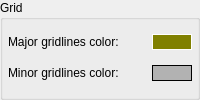
          <widget class="QGroupBox" name="groupBox" >
           <property name="title" >
            <string>Grid</string>
           </property>
           <layout class="QGridLayout" >
            <property name="margin" >
             <number>5</number>
            </property>
            <property name="spacing" >
             <number>6</number>
            </property>
            <item row="1" column="0" >
             <widget class="QLabel" name="label_2" >
              <property name="text" >
               <string>Minor gridlines color:</string>
              </property>
             </widget>
            </item>
            <item row="1" column="1" >
             <widget class="BSGui::BSColorChooser" name="minorGridLineColorLabel" >
              <property name="sizePolicy" >
               <sizepolicy>
                <hsizetype>0</hsizetype>
                <vsizetype>0</vsizetype>
                <horstretch>0</horstretch>
                <verstretch>0</verstretch>
               </sizepolicy>
              </property>
              <property name="minimumSize" >
               <size>
                <width>40</width>
                <height>16</height>
               </size>
              </property>
              <property name="maximumSize" >
               <size>
                <width>40</width>
                <height>16</height>
               </size>
              </property>
              <property name="palette" >
               <palette>
                <active>
                 <colorrole role="WindowText" >
                  <brush brushstyle="SolidPattern" >
                   <color alpha="255" >
                    <red>0</red>
                    <green>0</green>
                    <blue>0</blue>
                   </color>
                  </brush>
                 </colorrole>
                 <colorrole role="Button" >
                  <brush brushstyle="SolidPattern" >
                   <color alpha="255" >
                    <red>178</red>
                    <green>178</green>
                    <blue>178</blue>
                   </color>
                  </brush>
                 </colorrole>
                 <colorrole role="Light" >
                  <brush brushstyle="SolidPattern" >
                   <color alpha="255" >
                    <red>255</red>
                    <green>255</green>
                    <blue>255</blue>
                   </color>
                  </brush>
                 </colorrole>
                 <colorrole role="Midlight" >
                  <brush brushstyle="SolidPattern" >
                   <color alpha="255" >
                    <red>216</red>
                    <green>216</green>
                    <blue>216</blue>
                   </color>
                  </brush>
                 </colorrole>
                 <colorrole role="Dark" >
                  <brush brushstyle="SolidPattern" >
                   <color alpha="255" >
                    <red>89</red>
                    <green>89</green>
                    <blue>89</blue>
                   </color>
                  </brush>
                 </colorrole>
                 <colorrole role="Mid" >
                  <brush brushstyle="SolidPattern" >
                   <color alpha="255" >
                    <red>119</red>
                    <green>119</green>
                    <blue>119</blue>
                   </color>
                  </brush>
                 </colorrole>
                 <colorrole role="Text" >
                  <brush brushstyle="SolidPattern" >
                   <color alpha="255" >
                    <red>0</red>
                    <green>0</green>
                    <blue>0</blue>
                   </color>
                  </brush>
                 </colorrole>
                 <colorrole role="BrightText" >
                  <brush brushstyle="SolidPattern" >
                   <color alpha="255" >
                    <red>255</red>
                    <green>255</green>
                    <blue>255</blue>
                   </color>
                  </brush>
                 </colorrole>
                 <colorrole role="ButtonText" >
                  <brush brushstyle="SolidPattern" >
                   <color alpha="255" >
                    <red>0</red>
                    <green>0</green>
                    <blue>0</blue>
                   </color>
                  </brush>
                 </colorrole>
                 <colorrole role="Base" >
                  <brush brushstyle="SolidPattern" >
                   <color alpha="255" >
                    <red>255</red>
                    <green>255</green>
                    <blue>255</blue>
                   </color>
                  </brush>
                 </colorrole>
                 <colorrole role="Window" >
                  <brush brushstyle="SolidPattern" >
                   <color alpha="255" >
                    <red>178</red>
                    <green>178</green>
                    <blue>178</blue>
                   </color>
                  </brush>
                 </colorrole>
                 <colorrole role="Shadow" >
                  <brush brushstyle="SolidPattern" >
                   <color alpha="255" >
                    <red>0</red>
                    <green>0</green>
                    <blue>0</blue>
                   </color>
                  </brush>
                 </colorrole>
                 <colorrole role="AlternateBase" >
                  <brush brushstyle="SolidPattern" >
                   <color alpha="255" >
                    <red>216</red>
                    <green>216</green>
                    <blue>216</blue>
                   </color>
                  </brush>
                 </colorrole>
                </active>
                <inactive>
                 <colorrole role="WindowText" >
                  <brush brushstyle="SolidPattern" >
                   <color alpha="255" >
                    <red>0</red>
                    <green>0</green>
                    <blue>0</blue>
                   </color>
                  </brush>
                 </colorrole>
                 <colorrole role="Button" >
                  <brush brushstyle="SolidPattern" >
                   <color alpha="255" >
                    <red>178</red>
                    <green>178</green>
                    <blue>178</blue>
                   </color>
                  </brush>
                 </colorrole>
                 <colorrole role="Light" >
                  <brush brushstyle="SolidPattern" >
                   <color alpha="255" >
                    <red>255</red>
                    <green>255</green>
                    <blue>255</blue>
                   </color>
                  </brush>
                 </colorrole>
                 <colorrole role="Midlight" >
                  <brush brushstyle="SolidPattern" >
                   <color alpha="255" >
                    <red>216</red>
                    <green>216</green>
                    <blue>216</blue>
                   </color>
                  </brush>
                 </colorrole>
                 <colorrole role="Dark" >
                  <brush brushstyle="SolidPattern" >
                   <color alpha="255" >
                    <red>89</red>
                    <green>89</green>
                    <blue>89</blue>
                   </color>
                  </brush>
                 </colorrole>
                 <colorrole role="Mid" >
                  <brush brushstyle="SolidPattern" >
                   <color alpha="255" >
                    <red>119</red>
                    <green>119</green>
                    <blue>119</blue>
                   </color>
                  </brush>
                 </colorrole>
                 <colorrole role="Text" >
                  <brush brushstyle="SolidPattern" >
                   <color alpha="255" >
                    <red>0</red>
                    <green>0</green>
                    <blue>0</blue>
                   </color>
                  </brush>
                 </colorrole>
                 <colorrole role="BrightText" >
                  <brush brushstyle="SolidPattern" >
                   <color alpha="255" >
                    <red>255</red>
                    <green>255</green>
                    <blue>255</blue>
                   </color>
                  </brush>
                 </colorrole>
                 <colorrole role="ButtonText" >
                  <brush brushstyle="SolidPattern" >
                   <color alpha="255" >
                    <red>0</red>
                    <green>0</green>
                    <blue>0</blue>
                   </color>
                  </brush>
                 </colorrole>
                 <colorrole role="Base" >
                  <brush brushstyle="SolidPattern" >
                   <color alpha="255" >
                    <red>255</red>
                    <green>255</green>
                    <blue>255</blue>
                   </color>
                  </brush>
                 </colorrole>
                 <colorrole role="Window" >
                  <brush brushstyle="SolidPattern" >
                   <color alpha="255" >
                    <red>178</red>
                    <green>178</green>
                    <blue>178</blue>
                   </color>
                  </brush>
                 </colorrole>
                 <colorrole role="Shadow" >
                  <brush brushstyle="SolidPattern" >
                   <color alpha="255" >
                    <red>0</red>
                    <green>0</green>
                    <blue>0</blue>
                   </color>
                  </brush>
                 </colorrole>
                 <colorrole role="AlternateBase" >
                  <brush brushstyle="SolidPattern" >
                   <color alpha="255" >
                    <red>216</red>
                    <green>216</green>
                    <blue>216</blue>
                   </color>
                  </brush>
                 </colorrole>
                </inactive>
                <disabled>
                 <colorrole role="WindowText" >
                  <brush brushstyle="SolidPattern" >
                   <color alpha="255" >
                    <red>89</red>
                    <green>89</green>
                    <blue>89</blue>
                   </color>
                  </brush>
                 </colorrole>
                 <colorrole role="Button" >
                  <brush brushstyle="SolidPattern" >
                   <color alpha="255" >
                    <red>178</red>
                    <green>178</green>
                    <blue>178</blue>
                   </color>
                  </brush>
                 </colorrole>
                 <colorrole role="Light" >
                  <brush brushstyle="SolidPattern" >
                   <color alpha="255" >
                    <red>255</red>
                    <green>255</green>
                    <blue>255</blue>
                   </color>
                  </brush>
                 </colorrole>
                 <colorrole role="Midlight" >
                  <brush brushstyle="SolidPattern" >
                   <color alpha="255" >
                    <red>216</red>
                    <green>216</green>
                    <blue>216</blue>
                   </color>
                  </brush>
                 </colorrole>
                 <colorrole role="Dark" >
                  <brush brushstyle="SolidPattern" >
                   <color alpha="255" >
                    <red>89</red>
                    <green>89</green>
                    <blue>89</blue>
                   </color>
                  </brush>
                 </colorrole>
                 <colorrole role="Mid" >
                  <brush brushstyle="SolidPattern" >
                   <color alpha="255" >
                    <red>119</red>
                    <green>119</green>
                    <blue>119</blue>
                   </color>
                  </brush>
                 </colorrole>
                 <colorrole role="Text" >
                  <brush brushstyle="SolidPattern" >
                   <color alpha="255" >
                    <red>89</red>
                    <green>89</green>
                    <blue>89</blue>
                   </color>
                  </brush>
                 </colorrole>
                 <colorrole role="BrightText" >
                  <brush brushstyle="SolidPattern" >
                   <color alpha="255" >
                    <red>255</red>
                    <green>255</green>
                    <blue>255</blue>
                   </color>
                  </brush>
                 </colorrole>
                 <colorrole role="ButtonText" >
                  <brush brushstyle="SolidPattern" >
                   <color alpha="255" >
                    <red>89</red>
                    <green>89</green>
                    <blue>89</blue>
                   </color>
                  </brush>
                 </colorrole>
                 <colorrole role="Base" >
                  <brush brushstyle="SolidPattern" >
                   <color alpha="255" >
                    <red>178</red>
                    <green>178</green>
                    <blue>178</blue>
                   </color>
                  </brush>
                 </colorrole>
                 <colorrole role="Window" >
                  <brush brushstyle="SolidPattern" >
                   <color alpha="255" >
                    <red>178</red>
                    <green>178</green>
                    <blue>178</blue>
                   </color>
                  </brush>
                 </colorrole>
                 <colorrole role="Shadow" >
                  <brush brushstyle="SolidPattern" >
                   <color alpha="255" >
                    <red>0</red>
                    <green>0</green>
                    <blue>0</blue>
                   </color>
                  </brush>
                 </colorrole>
                 <colorrole role="AlternateBase" >
                  <brush brushstyle="SolidPattern" >
                   <color alpha="255" >
                    <red>178</red>
                    <green>178</green>
                    <blue>178</blue>
                   </color>
                  </brush>
                 </colorrole>
                </disabled>
               </palette>
              </property>
              <property name="autoFillBackground" >
               <bool>true</bool>
              </property>
              <property name="frameShape" >
               <enum>QFrame::Box</enum>
              </property>
              <property name="text" >
               <string/>
              </property>
             </widget>
            </item>
            <item row="0" column="1" >
             <widget class="BSGui::BSColorChooser" name="majorGridLineColorLabel" >
              <property name="sizePolicy" >
               <sizepolicy>
                <hsizetype>0</hsizetype>
                <vsizetype>0</vsizetype>
                <horstretch>0</horstretch>
                <verstretch>0</verstretch>
               </sizepolicy>
              </property>
              <property name="minimumSize" >
               <size>
                <width>40</width>
                <height>16</height>
               </size>
              </property>
              <property name="maximumSize" >
               <size>
                <width>40</width>
                <height>16</height>
               </size>
              </property>
              <property name="palette" >
               <palette>
                <active>
                 <colorrole role="WindowText" >
                  <brush brushstyle="SolidPattern" >
                   <color alpha="255" >
                    <red>255</red>
                    <green>255</green>
                    <blue>255</blue>
                   </color>
                  </brush>
                 </colorrole>
                 <colorrole role="Button" >
                  <brush brushstyle="SolidPattern" >
                   <color alpha="255" >
                    <red>128</red>
                    <green>128</green>
                    <blue>0</blue>
                   </color>
                  </brush>
                 </colorrole>
                 <colorrole role="Light" >
                  <brush brushstyle="SolidPattern" >
                   <color alpha="255" >
                    <red>192</red>
                    <green>192</green>
                    <blue>0</blue>
                   </color>
                  </brush>
                 </colorrole>
                 <colorrole role="Midlight" >
                  <brush brushstyle="SolidPattern" >
                   <color alpha="255" >
                    <red>160</red>
                    <green>160</green>
                    <blue>0</blue>
                   </color>
                  </brush>
                 </colorrole>
                 <colorrole role="Dark" >
                  <brush brushstyle="SolidPattern" >
                   <color alpha="255" >
                    <red>64</red>
                    <green>64</green>
                    <blue>0</blue>
                   </color>
                  </brush>
                 </colorrole>
                 <colorrole role="Mid" >
                  <brush brushstyle="SolidPattern" >
                   <color alpha="255" >
                    <red>85</red>
                    <green>85</green>
                    <blue>0</blue>
                   </color>
                  </brush>
                 </colorrole>
                 <colorrole role="Text" >
                  <brush brushstyle="SolidPattern" >
                   <color alpha="255" >
                    <red>255</red>
                    <green>255</green>
                    <blue>255</blue>
                   </color>
                  </brush>
                 </colorrole>
                 <colorrole role="BrightText" >
                  <brush brushstyle="SolidPattern" >
                   <color alpha="255" >
                    <red>255</red>
                    <green>255</green>
                    <blue>255</blue>
                   </color>
                  </brush>
                 </colorrole>
                 <colorrole role="ButtonText" >
                  <brush brushstyle="SolidPattern" >
                   <color alpha="255" >
                    <red>255</red>
                    <green>255</green>
                    <blue>255</blue>
                   </color>
                  </brush>
                 </colorrole>
                 <colorrole role="Base" >
                  <brush brushstyle="SolidPattern" >
                   <color alpha="255" >
                    <red>0</red>
                    <green>0</green>
                    <blue>0</blue>
                   </color>
                  </brush>
                 </colorrole>
                 <colorrole role="Window" >
                  <brush brushstyle="SolidPattern" >
                   <color alpha="255" >
                    <red>128</red>
                    <green>128</green>
                    <blue>0</blue>
                   </color>
                  </brush>
                 </colorrole>
                 <colorrole role="Shadow" >
                  <brush brushstyle="SolidPattern" >
                   <color alpha="255" >
                    <red>0</red>
                    <green>0</green>
                    <blue>0</blue>
                   </color>
                  </brush>
                 </colorrole>
                 <colorrole role="AlternateBase" >
                  <brush brushstyle="SolidPattern" >
                   <color alpha="255" >
                    <red>64</red>
                    <green>64</green>
                    <blue>0</blue>
                   </color>
                  </brush>
                 </colorrole>
                </active>
                <inactive>
                 <colorrole role="WindowText" >
                  <brush brushstyle="SolidPattern" >
                   <color alpha="255" >
                    <red>255</red>
                    <green>255</green>
                    <blue>255</blue>
                   </color>
                  </brush>
                 </colorrole>
                 <colorrole role="Button" >
                  <brush brushstyle="SolidPattern" >
                   <color alpha="255" >
                    <red>128</red>
                    <green>128</green>
                    <blue>0</blue>
                   </color>
                  </brush>
                 </colorrole>
                 <colorrole role="Light" >
                  <brush brushstyle="SolidPattern" >
                   <color alpha="255" >
                    <red>192</red>
                    <green>192</green>
                    <blue>0</blue>
                   </color>
                  </brush>
                 </colorrole>
                 <colorrole role="Midlight" >
                  <brush brushstyle="SolidPattern" >
                   <color alpha="255" >
                    <red>160</red>
                    <green>160</green>
                    <blue>0</blue>
                   </color>
                  </brush>
                 </colorrole>
                 <colorrole role="Dark" >
                  <brush brushstyle="SolidPattern" >
                   <color alpha="255" >
                    <red>64</red>
                    <green>64</green>
                    <blue>0</blue>
                   </color>
                  </brush>
                 </colorrole>
                 <colorrole role="Mid" >
                  <brush brushstyle="SolidPattern" >
                   <color alpha="255" >
                    <red>85</red>
                    <green>85</green>
                    <blue>0</blue>
                   </color>
                  </brush>
                 </colorrole>
                 <colorrole role="Text" >
                  <brush brushstyle="SolidPattern" >
                   <color alpha="255" >
                    <red>255</red>
                    <green>255</green>
                    <blue>255</blue>
                   </color>
                  </brush>
                 </colorrole>
                 <colorrole role="BrightText" >
                  <brush brushstyle="SolidPattern" >
                   <color alpha="255" >
                    <red>255</red>
                    <green>255</green>
                    <blue>255</blue>
                   </color>
                  </brush>
                 </colorrole>
                 <colorrole role="ButtonText" >
                  <brush brushstyle="SolidPattern" >
                   <color alpha="255" >
                    <red>255</red>
                    <green>255</green>
                    <blue>255</blue>
                   </color>
                  </brush>
                 </colorrole>
                 <colorrole role="Base" >
                  <brush brushstyle="SolidPattern" >
                   <color alpha="255" >
                    <red>0</red>
                    <green>0</green>
                    <blue>0</blue>
                   </color>
                  </brush>
                 </colorrole>
                 <colorrole role="Window" >
                  <brush brushstyle="SolidPattern" >
                   <color alpha="255" >
                    <red>128</red>
                    <green>128</green>
                    <blue>0</blue>
                   </color>
                  </brush>
                 </colorrole>
                 <colorrole role="Shadow" >
                  <brush brushstyle="SolidPattern" >
                   <color alpha="255" >
                    <red>0</red>
                    <green>0</green>
                    <blue>0</blue>
                   </color>
                  </brush>
                 </colorrole>
                 <colorrole role="AlternateBase" >
                  <brush brushstyle="SolidPattern" >
                   <color alpha="255" >
                    <red>64</red>
                    <green>64</green>
                    <blue>0</blue>
                   </color>
                  </brush>
                 </colorrole>
                </inactive>
                <disabled>
                 <colorrole role="WindowText" >
                  <brush brushstyle="SolidPattern" >
                   <color alpha="255" >
                    <red>64</red>
                    <green>64</green>
                    <blue>0</blue>
                   </color>
                  </brush>
                 </colorrole>
                 <colorrole role="Button" >
                  <brush brushstyle="SolidPattern" >
                   <color alpha="255" >
                    <red>128</red>
                    <green>128</green>
                    <blue>0</blue>
                   </color>
                  </brush>
                 </colorrole>
                 <colorrole role="Light" >
                  <brush brushstyle="SolidPattern" >
                   <color alpha="255" >
                    <red>192</red>
                    <green>192</green>
                    <blue>0</blue>
                   </color>
                  </brush>
                 </colorrole>
                 <colorrole role="Midlight" >
                  <brush brushstyle="SolidPattern" >
                   <color alpha="255" >
                    <red>160</red>
                    <green>160</green>
                    <blue>0</blue>
                   </color>
                  </brush>
                 </colorrole>
                 <colorrole role="Dark" >
                  <brush brushstyle="SolidPattern" >
                   <color alpha="255" >
                    <red>64</red>
                    <green>64</green>
                    <blue>0</blue>
                   </color>
                  </brush>
                 </colorrole>
                 <colorrole role="Mid" >
                  <brush brushstyle="SolidPattern" >
                   <color alpha="255" >
                    <red>85</red>
                    <green>85</green>
                    <blue>0</blue>
                   </color>
                  </brush>
                 </colorrole>
                 <colorrole role="Text" >
                  <brush brushstyle="SolidPattern" >
                   <color alpha="255" >
                    <red>64</red>
                    <green>64</green>
                    <blue>0</blue>
                   </color>
                  </brush>
                 </colorrole>
                 <colorrole role="BrightText" >
                  <brush brushstyle="SolidPattern" >
                   <color alpha="255" >
                    <red>255</red>
                    <green>255</green>
                    <blue>255</blue>
                   </color>
                  </brush>
                 </colorrole>
                 <colorrole role="ButtonText" >
                  <brush brushstyle="SolidPattern" >
                   <color alpha="255" >
                    <red>64</red>
                    <green>64</green>
                    <blue>0</blue>
                   </color>
                  </brush>
                 </colorrole>
                 <colorrole role="Base" >
                  <brush brushstyle="SolidPattern" >
                   <color alpha="255" >
                    <red>128</red>
                    <green>128</green>
                    <blue>0</blue>
                   </color>
                  </brush>
                 </colorrole>
                 <colorrole role="Window" >
                  <brush brushstyle="SolidPattern" >
                   <color alpha="255" >
                    <red>128</red>
                    <green>128</green>
                    <blue>0</blue>
                   </color>
                  </brush>
                 </colorrole>
                 <colorrole role="Shadow" >
                  <brush brushstyle="SolidPattern" >
                   <color alpha="255" >
                    <red>0</red>
                    <green>0</green>
                    <blue>0</blue>
                   </color>
                  </brush>
                 </colorrole>
                 <colorrole role="AlternateBase" >
                  <brush brushstyle="SolidPattern" >
                   <color alpha="255" >
                    <red>128</red>
                    <green>128</green>
                    <blue>0</blue>
                   </color>
                  </brush>
                 </colorrole>
                </disabled>
               </palette>
              </property>
              <property name="autoFillBackground" >
               <bool>true</bool>
              </property>
              <property name="frameShape" >
               <enum>QFrame::Box</enum>
              </property>
              <property name="text" >
               <string/>
              </property>
             </widget>
            </item>
            <item row="0" column="0" >
             <widget class="QLabel" name="label" >
              <property name="text" >
               <string>Major gridlines color:</string>
              </property>
             </widget>
            </item>
           </layout>
          </widget>
